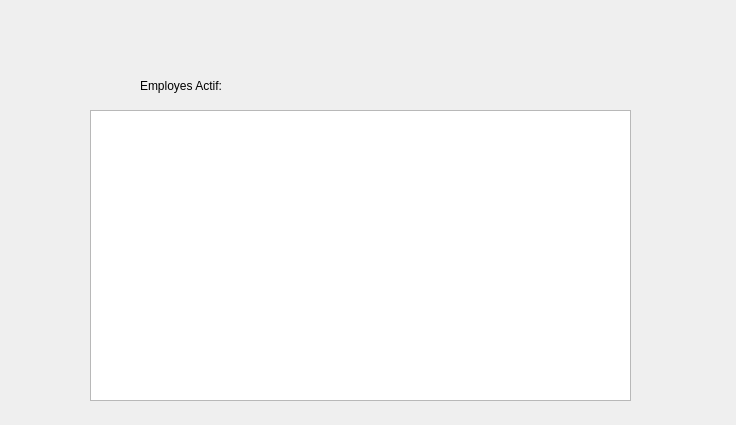
<?xml version="1.0" encoding="UTF-8"?>
<ui version="4.0">
 <class>lanmessage</class>
 <widget class="QDialog" name="lanmessage">
  <property name="geometry">
   <rect>
    <x>0</x>
    <y>0</y>
    <width>736</width>
    <height>425</height>
   </rect>
  </property>
  <property name="windowTitle">
   <string>Dialog</string>
  </property>
  <widget class="QLabel" name="lblWelcome">
   <property name="geometry">
    <rect>
     <x>140</x>
     <y>60</y>
     <width>491</width>
     <height>51</height>
    </rect>
   </property>
   <property name="styleSheet">
    <string notr="true">font: 75 16pt &quot;MS Shell Dlg 2&quot;;
font: 87 16pt &quot;Verdana Pro Cond Black&quot;;</string>
   </property>
   <property name="text">
    <string>Employes Actif:</string>
   </property>
  </widget>
  <widget class="QListWidget" name="listUsers">
   <property name="geometry">
    <rect>
     <x>90</x>
     <y>110</y>
     <width>541</width>
     <height>291</height>
    </rect>
   </property>
  </widget>
  <widget class="QLabel" name="label">
   <property name="geometry">
    <rect>
     <x>-10</x>
     <y>-30</y>
     <width>771</width>
     <height>491</height>
    </rect>
   </property>
   <property name="text">
    <string/>
   </property>
   <property name="pixmap">
    <pixmap resource="resources.qrc">:/images/icons/main.png</pixmap>
   </property>
  </widget>
  <zorder>label</zorder>
  <zorder>lblWelcome</zorder>
  <zorder>listUsers</zorder>
 </widget>
 <resources>
  <include location="resources.qrc"/>
 </resources>
 <connections/>
</ui>
